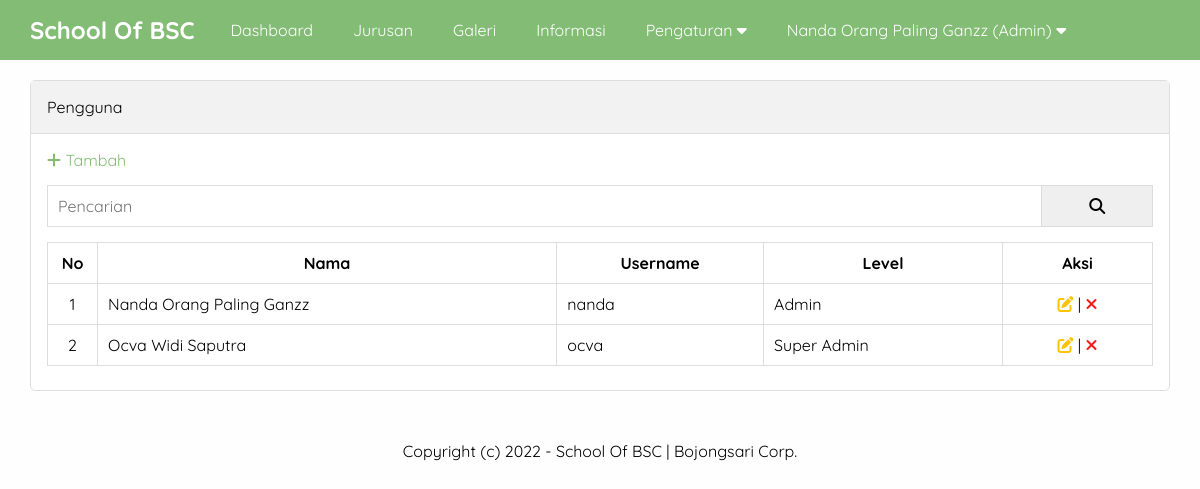
The app's page /sekolah_BSC/admin/pengguna.php (signed in) with its own data.
### tables this page shows
CREATE TABLE `pengaturan` (
  `id` int(11) NOT NULL,
  `nama` varchar(50) NOT NULL,
  `email` varchar(50) NOT NULL,
  `telepon` varchar(20) NOT NULL,
  `alamat` text NOT NULL,
  `logo` varchar(50) NOT NULL,
  `favicon` varchar(50) NOT NULL,
  `tentang_sekolah` text NOT NULL,
  `foto_sekolah` varchar(50) NOT NULL,
  `google_maps` text NOT NULL,
  `nama_kepsek` varchar(50) NOT NULL,
  `foto_kepsek` varchar(50) NOT NULL,
  `sambutan_kepsek` text NOT NULL,
  `created_at` timestamp NOT NULL DEFAULT current_timestamp(),
  `updated_at` datetime DEFAULT NULL
);

CREATE TABLE `pengguna` (
  `id` int(11) NOT NULL,
  `nama` varchar(30) NOT NULL,
  `username` varchar(30) NOT NULL,
  `password` varchar(50) NOT NULL,
  `level` enum('Super Admin','Admin') NOT NULL,
  `created_at` timestamp NOT NULL DEFAULT current_timestamp(),
  `updated_at` datetime DEFAULT NULL
);

### sekolah_BSC/admin/pengguna.php (the view, shortened to what this page needs)
<?php include 'header.php' ?>
<div class="content">
    <div class="container">
        <div class="box">
            <div class="box-header">
                Pengguna
            </div>
            <div class="box-body">
                <a href="tambah-pengguna.php" class="text-green"><i class="fa fa-plus"></i> Tambah</a>
                <form action="">
                    <div class="input-group">
                        <input type="text" name="key" placeholder="Pencarian">
                        <button type="submit"><i class="fa fa-search"></i></button>
                    </div>
                </form>
                <table class="table">
                    <thead>
                        <tr>
                            <th>No</th>
                            <th>Nama</th>
                            <th>Username</th>
                            <th>Level</th>
                            <th>Aksi</th>
                        </tr>
                    </thead>
                    <tbody>
                        <?php
                        $no = 1;
                        $where = " WHERE 1=1 ";
                        $pengguna = mysqli_query($conn, "SELECT * FROM pengguna $where ORDER BY id DESC");
                        if (mysqli_num_rows($pengguna) > 0) {
                            while ($p = mysqli_fetch_array($pengguna)) {
                        ?>
                                <tr>
                                    <td><?= $no++ ?></td>
                                    <td><?= $p['nama'] ?></td>
                                    <td><?= $p['username'] ?></td>
                                    <td><?= $p['level'] ?></td>
                                    <td>
                                        <a href="edit-pengguna.php?id=<?= $p['id'] ?>" title="Edit Data" class="text-orange"><i class="fa fa-edit"></i></a> |
                                        <a href="hapus.php?idpengguna=<?= $p['id'] ?>" onClick="return confirm('Yakin ingin hapus?')" title="Hapus Data" class="text-red"><i class="fa fa-times"></i></a>
                                    </td>
                                </tr>
                            <?php }
                        } else { ?>
                            <tr>
                                <td colspan="">Data tidak ada</td>
                            </tr>
                        <?php } ?>
                    </tbody>
                </table>
            </div>
        </div>
    </div>
</div>
<?php include 'footer.php' ?>
</body>
</html>

### sekolah_BSC/admin/header.php (shortened to what this page needs)
<?php
    include '../koneksikexampp.php';
    $identitas = mysqli_query($conn, "SELECT * FROM pengaturan ORDER BY id DESC LIMIT 1");
    $d = mysqli_fetch_object($identitas);
?>
<!DOCTYPE html>
<html lang="en">
<head>
    <link rel="stylesheet" type="text/css" href="../assets/css/style.css">
    <link rel="stylesheet" href="https://cdnjs.cloudflare.com/ajax/libs/font-awesome/6.1.1/css/all.min.css" />
</head>
<body class="bg-light">
    <div class="navbar">
        <div class="container">
            <h2 class="nav-brand float-left"><a href="index.php"><?= $d->nama ?></a></h2>
            <ul class="nav-menu float-left">
                <li><a href="index.php">Dashboard</a></li>
                <?php if ($_SESSION['ulevel'] == 'Super Admin') { ?>
                    <li><a href="pengguna.php">Pengguna</a></li>
                <?php } elseif ($_SESSION['ulevel'] == 'Admin') { ?>
                    <li><a href="jurusan.php">Jurusan</a></li>
                    <li><a href="galeri.php">Galeri</a></li>
                    <li><a href="informasi.php">Informasi</a></li>
                    <li>
                        <a href="">Pengaturan <i class="fa fa-caret-down"></i></a>
                    </li>
                <?php } ?>
                <li>
                    <a href=""><?= $_SESSION['uname'] ?> (<?= $_SESSION['ulevel'] ?>) <i class="fa fa-caret-down"></i></a>
                </li>
            </ul>
        </div>
    </div>

### sekolah_BSC/admin/footer.php
<div class="footer">
    <div class="container text-center">
        Copyright (c) 2022 - <?= $d->nama ?> | Bojongsari Corp.
    </div>
</div>

### sekolah_BSC/assets/css/style.css (style rules this page uses)
* { margin: 0; padding: 0; font-family: 'Quicksand', sans-serif; box-sizing: border-box; }
html { scroll-behavior: smooth; }
a { text-decoration: none; }
.float-left { float: left; }
.container { width: 1140px; margin: 0 auto; }
.container::after { content: ""; display: block; clear: both; }
.bg-light { background-color: #fefefe; }
.box { border: 1px solid #ddd; background: white; border-radius: 5px; }
.box-header { padding: 16px; border-bottom: 1px solid #ddd; background-color: #f2f2f2; }
.box-body { padding: 16px; }
form { margin: 15px 0; }
.text-center { text-align: center !important; }
.navbar { height: 60px; width: 100%; background-color: #83BD75; position: fixed; top: 0; z-index: 1000; }
.navbar a { color: #fff; }
.nav-brand { display: inline-block; padding: 15px 0; margin-right: 16px; }
.nav-menu { display: flex; list-style: none; }
.nav-menu li a { padding: 20px; display: inline-block; }
.content { padding: 80px 0 30px 0; }
.footer { padding: 20px 0; }
.table { width: 100%; border-collapse: collapse; margin: 8px 0; }
.table th, .table td { border: 1px solid #ddd; padding: 10px; }
.table td:first-child { width: 50px; text-align: center; }
.table td:last-child { width: 150px; text-align: center; }
.text-red { color: #FF1818; }
.text-orange { color: #FFC300; }
.text-green { color: #83BD75; }
.input-group:after { content: ""; clear: both; display: block; }
.input-group input[type="text"] { width: 90%; padding: 10px; font-size: 16px; float: left; border: 1px solid #ddd; }
.input-group button { width: 10%; padding: 10px; font-size: 16px; float: left; border: 1px solid #ddd; border-left: none; }

### records on screen
pengaturan: nama "School Of BSC"
pengguna: nama "Nanda Orang Paling Ganzz", username "nanda", level "Admin"
pengguna: nama "Ocva Widi Saputra", username "ocva", level "Super Admin"

### other values on screen
$_SESSION['uname'] "Nanda Orang Paling Ganzz"
$_SESSION['ulevel'] "Admin"
